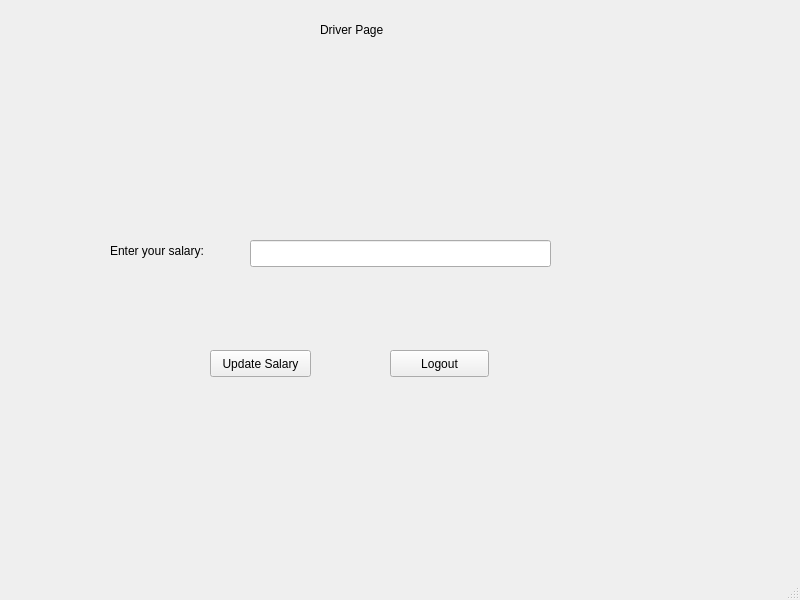
<?xml version="1.0" encoding="UTF-8"?>
<ui version="4.0">
 <class>MainWindow</class>
 <widget class="QMainWindow" name="MainWindow">
  <property name="geometry">
   <rect>
    <x>0</x>
    <y>0</y>
    <width>800</width>
    <height>600</height>
   </rect>
  </property>
  <property name="windowTitle">
   <string>MainWindow</string>
  </property>
  <widget class="QWidget" name="centralwidget">
   <widget class="QLabel" name="label">
    <property name="geometry">
     <rect>
      <x>320</x>
      <y>20</y>
      <width>81</width>
      <height>20</height>
     </rect>
    </property>
    <property name="text">
     <string>Driver Page</string>
    </property>
   </widget>
   <widget class="QLabel" name="label_2">
    <property name="geometry">
     <rect>
      <x>110</x>
      <y>240</y>
      <width>131</width>
      <height>21</height>
     </rect>
    </property>
    <property name="text">
     <string>Enter your salary:</string>
    </property>
   </widget>
   <widget class="QLineEdit" name="salary">
    <property name="geometry">
     <rect>
      <x>250</x>
      <y>240</y>
      <width>301</width>
      <height>27</height>
     </rect>
    </property>
   </widget>
   <widget class="QPushButton" name="updateSal">
    <property name="geometry">
     <rect>
      <x>210</x>
      <y>350</y>
      <width>101</width>
      <height>27</height>
     </rect>
    </property>
    <property name="text">
     <string>Update Salary</string>
    </property>
   </widget>
   <widget class="QPushButton" name="logout">
    <property name="geometry">
     <rect>
      <x>390</x>
      <y>350</y>
      <width>99</width>
      <height>27</height>
     </rect>
    </property>
    <property name="text">
     <string>Logout</string>
    </property>
   </widget>
  </widget>
  <widget class="QMenuBar" name="menubar">
   <property name="geometry">
    <rect>
     <x>0</x>
     <y>0</y>
     <width>800</width>
     <height>25</height>
    </rect>
   </property>
  </widget>
  <widget class="QStatusBar" name="statusbar"/>
 </widget>
 <resources/>
 <connections/>
</ui>
